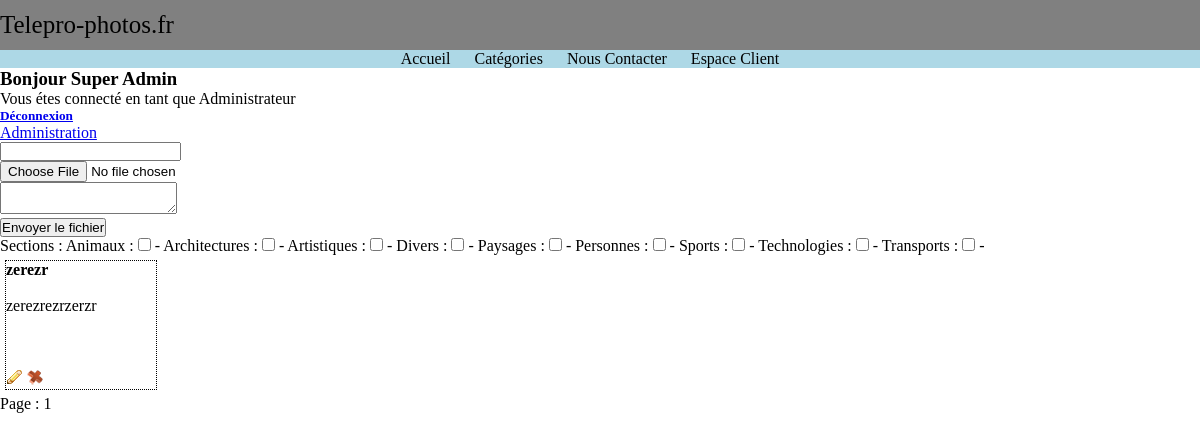
The page /espaceclient.php (signed in) on the database its author committed.
### tables this page shows
CREATE TABLE IF NOT EXISTS `utilisateur` (
  `id` int(10) unsigned NOT NULL AUTO_INCREMENT,
  `lelogin` varchar(100) DEFAULT NULL,
  `lepass` varchar(45) DEFAULT NULL,
  `lemail` varchar(150) DEFAULT NULL,
  `lenom` varchar(80) DEFAULT NULL,
  `valide` tinyint(3) unsigned DEFAULT '1',
  `droit_id` int(10) unsigned NOT NULL,
  PRIMARY KEY (`id`),
  UNIQUE KEY `lelogin_UNIQUE` (`lelogin`),
  KEY `fk_utilisateur_droit_idx` (`droit_id`)
);

CREATE TABLE IF NOT EXISTS `rubriques` (
  `id` int(10) unsigned NOT NULL AUTO_INCREMENT,
  `lintitule` varchar(60) DEFAULT NULL,
  PRIMARY KEY (`id`)
);

CREATE TABLE IF NOT EXISTS `photo` (
  `id` int(10) unsigned NOT NULL AUTO_INCREMENT,
  `lenom` varchar(50) DEFAULT NULL,
  `lextension` char(3) DEFAULT NULL,
  `lepoids` int(10) unsigned DEFAULT NULL,
  `lalargeur` int(10) unsigned DEFAULT NULL,
  `lahauteur` int(10) unsigned DEFAULT NULL,
  `letitre` varchar(60) DEFAULT NULL,
  `ladesc` varchar(500) DEFAULT NULL,
  `affiche` smallint(5) unsigned DEFAULT '2',
  `utilisateur_id` int(10) unsigned NOT NULL,
  PRIMARY KEY (`id`),
  UNIQUE KEY `lenom_UNIQUE` (`lenom`),
  KEY `fk_photo_utilisateur1_idx` (`utilisateur_id`)
);

### includes/pagination.php (called while the page is built, shortened)
<?php
if( isset($_GET['page']) && is_numeric($_GET['page']) )
    $page = $_GET['page'];
else
    $page = 1;
$pagination = 20;
$limit_start = ($page - 1) * $pagination;

### espaceclient.php (the view, shortened to what this page needs)
<?php
require_once 'includes/header.php';
if (!isset($_SESSION['sid']) || $_SESSION['sid'] != session_id()) {
    ?>
    <form action="" name="connection" method="POST">
        <input type="text" name="lelogin" required />
        <input type="password" name="lepass" required />
        <input type="submit" value="Connexion" />
    </form>
    <?php
} else {
$utilisateur_query=  mysqli_query($mysqli, "SELECT * FROM utilisateur where id=$_SESSION[id]");
$utilisateur_assoc=  mysqli_fetch_assoc($utilisateur_query);
$lenom=$utilisateur_assoc['lenom'];
    echo "<h3>Bonjour " .$lenom. "</h3>";
    echo "<p>Vous étes connecté en tant que <span title='" . $_SESSION['lenom'] . "'>" . $_SESSION['nom_perm'] . "</span></p>";
    echo "<h5><a href='./includes/deconnect.php'>Déconnexion</a></h5>";
    switch ($_SESSION['laperm']) {
        case 0 :
            echo "<a href='./administration.php'>Administration</a>";
            break;
    }
$sql = "SELECT p.*, GROUP_CONCAT(r.id) AS idrub, GROUP_CONCAT(r.lintitule SEPARATOR '|||' ) AS lintitule
    FROM photo p
	LEFT JOIN photo_has_rubriques h ON h.photo_id = p.id
    LEFT JOIN rubriques r ON h.rubriques_id = r.id
        WHERE p.utilisateur_id = ".$_SESSION['id']."
        GROUP BY p.id
        ORDER BY p.id DESC
        LIMIT $limit_start, $pagination;
    ";
$recup_sql = mysqli_query($mysqli,$sql) or die(mysqli_error($mysqli));
$sql="SELECT * FROM rubriques ORDER BY lintitule ASC;";
$recup_section = mysqli_query($mysqli, $sql);
?>
<!DOCTYPE html>
<html>
    <head>
        <link rel="stylesheet" href="style.css" />
    </head>
    <body>
         <div id="content">
             <div id="milieu">
                 <div id="formulaire">
                <form action="" enctype="multipart/form-data" method="POST" name="onposte">
                    <input type="text" name="letitre" required /><br/>
                    <input type="file" name="lefichier" required /><br/>
                    <textarea name="ladesc"></textarea><br/>
                    <input type="submit" value="Envoyer le fichier" /><br/>
                    Sections : <?php
                    while($ligne = mysqli_fetch_assoc($recup_section)){
                        echo $ligne['lintitule']." : <input type='checkbox' name='section[]' value='".$ligne['id']."' > - ";
                    }
                    ?>
                </form>
            </div>
                 <div id="lesphotos">
                     <?php
                     while($ligne = mysqli_fetch_assoc($recup_sql)){
                 echo "<div class='miniatures'>";
                 echo "<h4>".$ligne['letitre']."</h4>";
                 echo "<p>".$ligne['ladesc']."<br /><br />";
                 $sections = explode('|||',$ligne['lintitule']);
                 foreach($sections AS $key => $valeur){
                     echo " $valeur<br/>";
                 }
                 echo"<br/><a href='modif.php?id=".$ligne['id']."'><img src='img/modifier.png' alt='modifier' /></a> <img onclick='supprime(".$ligne['id'].");' src='img/supprimer.png' alt='supprimer' />
                     </p>";
                 echo "</div>";
               }
$nb_total = mysqli_query($mysqli,"SELECT COUNT(*) AS nb_total FROM photo WHERE utilisateur_id=".$_SESSION['id']);
$nb_total = mysqli_fetch_array($nb_total);
$nb_total = $nb_total['nb_total'];
$nb_pages = ceil($nb_total / $pagination);
echo "<div id='pagination'>" .'<p>Page :';
		for ($i = 1 ; $i <= $nb_pages ; $i++) {
		if ($i == $page )
			echo " $i";
		else
			echo " <a href=\"?page=$i\">$i</a> ";
		}
		echo ' </p>'."</div>";
              }
              ?>
                 </div>
             </div>
         </div>
<?php
require_once 'includes/footer.php';

### css/style.css (style rules this page uses)
* { margin:0; padding:0; }
.miniatures { border:1px dotted black; margin: 5px; width: 150px; display:inline-block; word-wrap:break-word; vertical-align:top; }

### rows shown on the page
utilisateur: lenom "Super Admin"
rubriques: lintitule "Animaux"
rubriques: lintitule "Architectures"
rubriques: lintitule "Artistiques"
rubriques: lintitule "Divers"
rubriques: lintitule "Paysages"
rubriques: lintitule "Personnes"
rubriques: lintitule "Sports"
rubriques: lintitule "Technologies"
rubriques: lintitule "Transports"
photo: letitre "zerezr", ladesc "zerezrezrzerzr"

### other values the page prints
$_SESSION['nom_perm'] "Administrateur"
